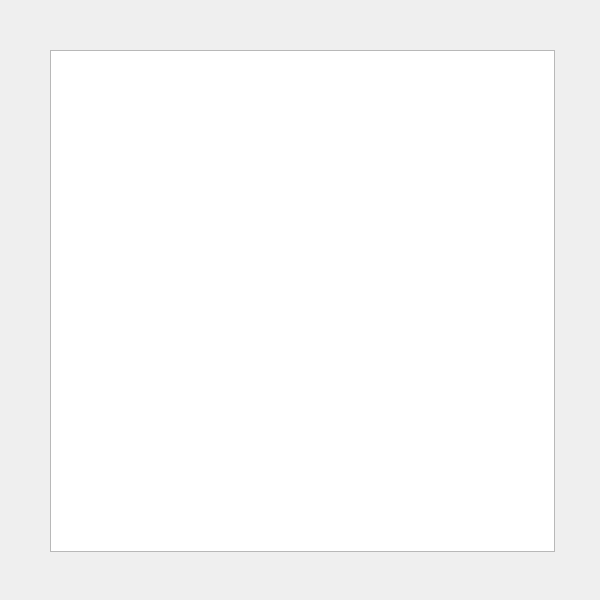
<?xml version="1.0" encoding="UTF-8"?>
<ui version="4.0">
 <class>Dialog</class>
 <widget class="QDialog" name="Dialog">
  <property name="geometry">
   <rect>
    <x>0</x>
    <y>0</y>
    <width>600</width>
    <height>600</height>
   </rect>
  </property>
  <property name="windowTitle">
   <string>Dialog</string>
  </property>
  <widget class="QGraphicsView" name="graphicsView">
   <property name="geometry">
    <rect>
     <x>50</x>
     <y>50</y>
     <width>505</width>
     <height>502</height>
    </rect>
   </property>
  </widget>
 </widget>
 <layoutdefault spacing="6" margin="11"/>
 <resources/>
 <connections/>
</ui>
